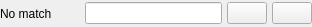
<?xml version="1.0" encoding="UTF-8"?>
<ui version="4.0">
 <class>SearchWidget</class>
 <widget class="QWidget" name="SearchWidget">
  <property name="geometry">
   <rect>
    <x>0</x>
    <y>0</y>
    <width>312</width>
    <height>27</height>
   </rect>
  </property>
  <property name="windowTitle">
   <string>Form</string>
  </property>
  <layout class="QHBoxLayout" name="horizontalLayout" stretch="0,1,0,0">
   <property name="spacing">
    <number>5</number>
   </property>
   <property name="margin">
    <number>0</number>
   </property>
   <item>
    <widget class="QLabel" name="label">
     <property name="minimumSize">
      <size>
       <width>80</width>
       <height>0</height>
      </size>
     </property>
     <property name="text">
      <string>No match</string>
     </property>
    </widget>
   </item>
   <item>
    <widget class="QLineEdit" name="search"/>
   </item>
   <item>
    <widget class="QPushButton" name="down_btn">
     <property name="text">
      <string/>
     </property>
     <property name="icon">
      <iconset resource="resource.qrc">
       <normaloff>:/down.png</normaloff>:/down.png</iconset>
     </property>
    </widget>
   </item>
   <item>
    <widget class="QPushButton" name="up_btn">
     <property name="text">
      <string/>
     </property>
     <property name="icon">
      <iconset resource="resource.qrc">
       <normaloff>:/up.png</normaloff>:/up.png</iconset>
     </property>
    </widget>
   </item>
  </layout>
 </widget>
 <resources>
  <include location="resource.qrc"/>
 </resources>
 <connections/>
</ui>
